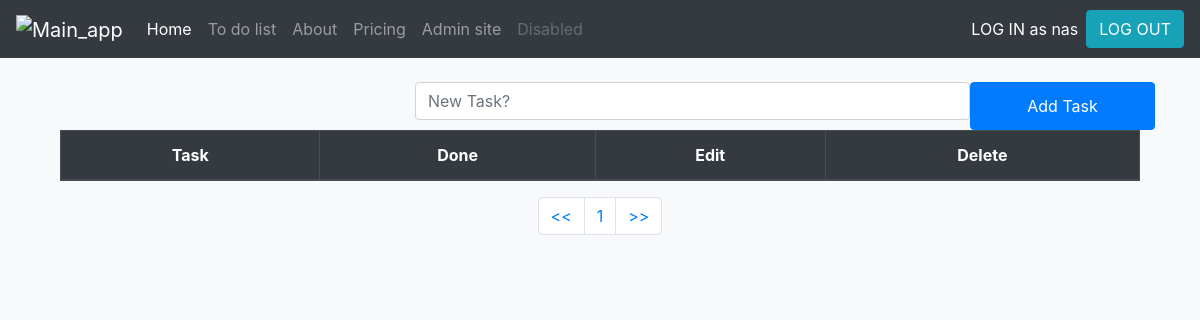
The page /Todolist/ (signed in) on the database as committed earlier.
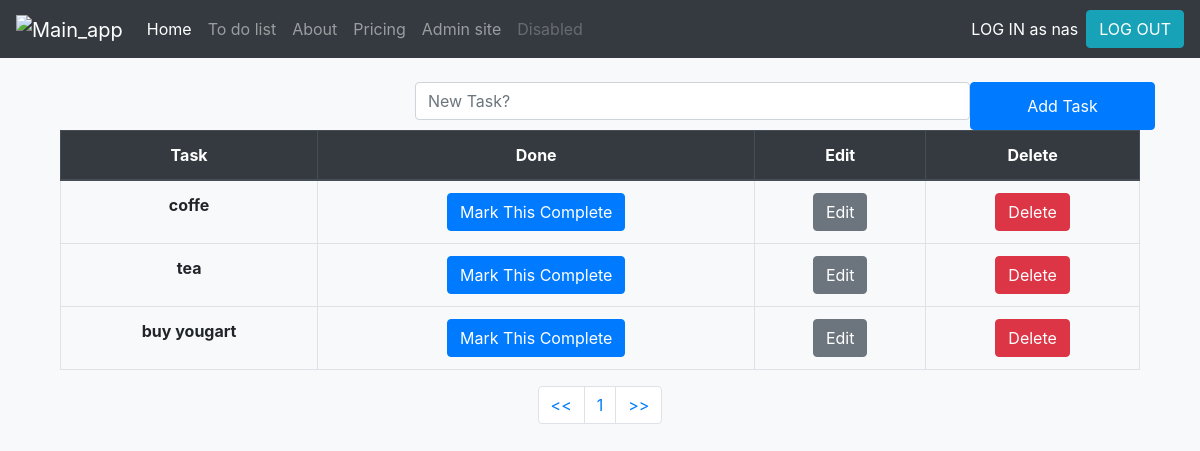
The same page on the database as committed later.
### first_app/models.py (models this page shows, shortened)
class TaskList(models.Model):
    manage = models.ForeignKey(User, on_delete=models.CASCADE, default=None)
    task = models.CharField(max_length=300)
    done = models.BooleanField(default=False)

### first_app/views.py (the view)
# urls.py: path('', views.todolist, name='todolist'),
@login_required
def todolist(request):
    if request.method == "POST":
        form = TaskForm(request.POST or None)
        if form.is_valid():
            instance = form.save(commit=False)
            instance.manage = request.user
            instance.save()
        messages.success(request,("New Task Added"))
        return redirect('todolist')
    else:
        all_tasks = TaskList.objects.filter(manage=request.user)
        paginator = Paginator(all_tasks, 10)
        page = request.GET.get('pg')
        all_tasks = paginator.get_page(page)
    return render(request, 'todolist.html', {'all_tasks':all_tasks})

### first_app/templates/todolist.html (shortened to what this page needs)
{% extends 'base.html' %}
{% block content %}
 <div class = "container">
 <form method="POST" class="row">
  <label class="col-lg-4"></label>
  <input type="text" class="form-control col-lg-6" name="task" placeholder="New Task?">
  <button type="submit" class="btn btn-primary col-lg-2">Add Task</button>
 </form>
    <table class="table table-hover table-bordered text-center">
  <thead class="thead-dark">
    <tr>
      <th scope="col">Task</th>
      <th scope="col">Done</th>
      <th scope="col">Edit</th>
      <th scope="col">Delete</th>
    </tr>
  </thead>
  <tbody>
  {% if all_tasks %}
   {% for obj in all_tasks %}
    {% if obj.done %}
        <tr class="table-success">
          <th>{{ obj.task}}</th>
          <td><a href="{% url 'pending_task' obj.id %}"><button type="button" class="btn btn-secondary">Mark This Pending</button></a></td>
          <td><a href="{% url 'edit_task' obj.id %}"><button type="button" class="btn btn-secondary">Edit</button></a></td>
          <td><a href="{% url 'delete_task' obj.id %}"><button type="button" class="btn btn-danger">Delete</button></a></td>
        </tr>
    {% else %}
        <tr>
          <th>{{ obj.task}}</th>
          <td><a href="{% url 'complete_task' obj.id %}"><button type="button" class="btn btn-primary">Mark This Complete</button></a></td>
          <td><a href="{% url 'edit_task' obj.id %}"><button type="button" class="btn btn-secondary">Edit</button></a></td>
          <td><a href="{% url 'delete_task' obj.id %}"><button type="button" class="btn btn-danger">Delete</button></a></td>
        </tr>
    {% endif %}
   {% endfor %}
  {% endif %}
   </tbody>
  </table>
  <nav aria-label="Page navigation example">
  <ul class="pagination justify-content-center">
    <li class="page-item"><a class="page-link" href="?pg=1"><<</a></li>
    <li class="page-item"><a class="page-link" href="?pg={{ all_tasks.number }}">{{ all_tasks.number }}</a></li>
    <li class="page-item"><a class="page-link" href="?pg={{ all_tasks.paginator.num_pages }}">>></a></li>
  </ul>
</nav>
 </div>
{% endblock content %}

Rows that differ between the two databases and show on the page:
now on this page (row edited): TaskList: task "coffe"
now on this page (row edited): TaskList: task "tea"
added TaskList: task "buy yougart"
